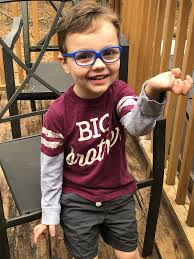
#> input picture 2024-2025/Lectures/code/images/kid.jpg, 194 x 259 px, given in place of faceByGlasses.jpg, which was not available
$ jupyter execute --allow-errors objDetectionExamples.ipynb   (text cells are left out)
#> lines starting #> are read from the running program, lines starting #| are printed output that depends on the picture; after the words box and inside, x2 and y2 are one past the last pixel; in counts of white or black regions, pixels touching at a corner belong together; pictures that were not available may be replaced by others from this repository, and a replacement may not be noted
[cell 1]
# face detection by Haar features

import cv2 as cv
import os
from google.colab.patches import cv2_imshow

# Read image from your local file system
# original_image = cv.imread('kid.jpg')
# original_image = cv.imread('moreFaces.jpg')
original_image = cv.imread('faceByGlasses.jpg')
#> original_image is the input picture: shape (259, 194, 3); mean B, G, R 77.8, 99.5, 130.6

# Convert color image to grayscale for Viola-Jones
grayscale_image = cv.cvtColor(original_image, cv.COLOR_BGR2GRAY)
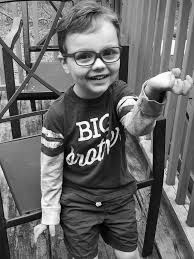
#> grayscale_image: shape (259, 194); min 0, max 255, mean 106.3

# Load the classifier and create a cascade object for face detection
face_cascade = cv.CascadeClassifier(os.path.dirname(
    cv.__file__) + '/data/haarcascade_frontalface_alt.xml')

detected_faces = face_cascade.detectMultiScale(grayscale_image)
#> detected_faces = [[63, 29, 66, 66]]

# view detections
for (column, row, width, height) in detected_faces:
    cv.rectangle(
        original_image,
        (column, row),
        (column + width, row + height),
        (0, 255, 0),
        2
    )
#> this loop made 1 pass
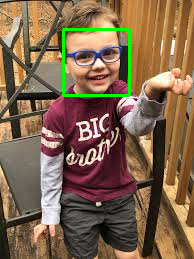
#> original_image: shape (259, 194, 3); 1.57% of pixels changed, all inside (x1, y1, x2, y2) = (62, 28, 131, 97)

cv2_imshow(original_image)

[cell 2]
eye_cascade = cv.CascadeClassifier(os.path.dirname(
    cv.__file__) + '/data/haarcascade_eye_tree_eyeglasses.xml')


# view detections
for (column, row, width, height) in detected_faces:
    cv.rectangle(
        original_image,
        (column, row),
        (column + width, row + height),
        (0, 255, 0),
        2
    )

for (column, row, width, height) in eye_cascade.detectMultiScale(grayscale_image):
    cv.rectangle(
        original_image,
        (column, row),
        (column + width, row + height),
        (255, 0, 0),
        2
    )
#> this loop made 0 passes

cv2_imshow(original_image)

[cell 3]
# person detection by HOG&SVM

import imutils

# Initializing the HOG person
# detector
hog = cv.HOGDescriptor()
hog.setSVMDetector(cv.HOGDescriptor_getDefaultPeopleDetector())

# Reading the Image
# original_image = cv.imread('onePedestrian.jpg')
original_image = cv.imread('morePedestrians.jpg')
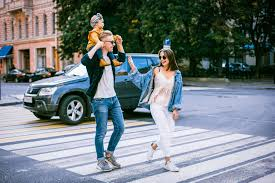
#> input picture 2024-2025/Lectures/code/images/morePedestrians.jpg, 275 x 183 px, found by its file name
#> original_image is the input picture: shape (183, 275, 3); mean B, G, R 129.8, 125.8, 116.3

# Resizing the Image
#> (the rest of this cell did not finish here and is left out)
